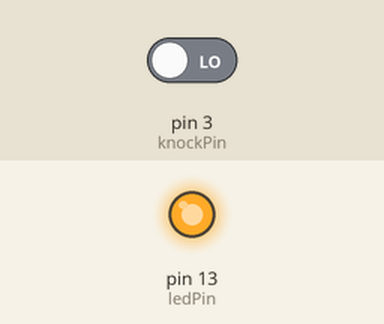
Recording of a sketch running on a simulated Arduino Uno, built with avr-gcc and run on an emulated ATmega328P. Parts: output pins drawn as LEDs (lit = HIGH). Inputs (shaded band) come from the test bench; at power-on: pin 3 (knockPin) LOW.

Above: at 1.2 s.
1.3 s: pin 3 (knockPin) driven HIGH
At 2.2 s:
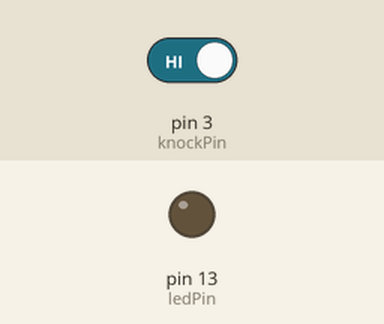
2.8 s: pin 3 (knockPin) driven LOW
At 3.3 s:
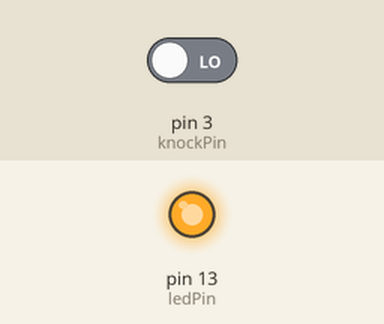
Timing chart, 0 to 5.8 s (numbered marks = the images above; inputs shaded):
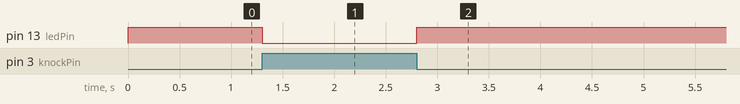

The sketch:

knockSensor.ino
```cpp
const int knockPin = 3;     // the number of the knock sensor pin
const int ledPin =  13;      // the number of the LED pin

// variables will change:
int buttonState = 0;         // variable for reading the knock sensor status

void setup() {
  // initialize the LED pin as an output:
  pinMode(ledPin, OUTPUT);
  // initialize the knock sensor pin as an input:
  pinMode(knockPin, INPUT);
}

void loop(){
  // read the state of the knock sensor value:
  buttonState = digitalRead(knockPin);

  // check if the knock sensor is pressed.
  // if it is, the knock sensor is HIGH:
  if (buttonState == HIGH) {
    // turn LED on:
    digitalWrite(ledPin, LOW);
  }
  else {
    // turn LED off:
    digitalWrite(ledPin, HIGH);
  }
}
```

Measured:
- after the input at 1.3 s, pin 13 (ledPin): HIGH → LOW at once
- after the input at 2.8 s, pin 13 (ledPin): LOW → HIGH at once
